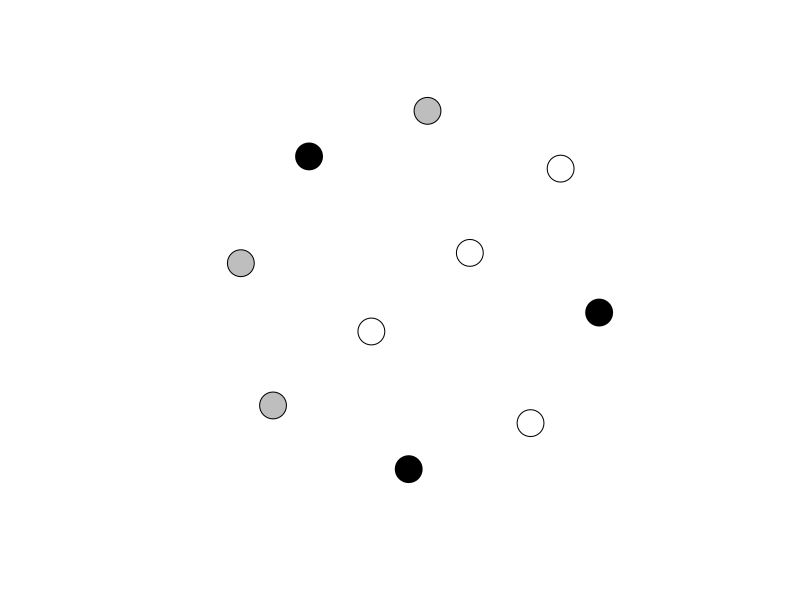
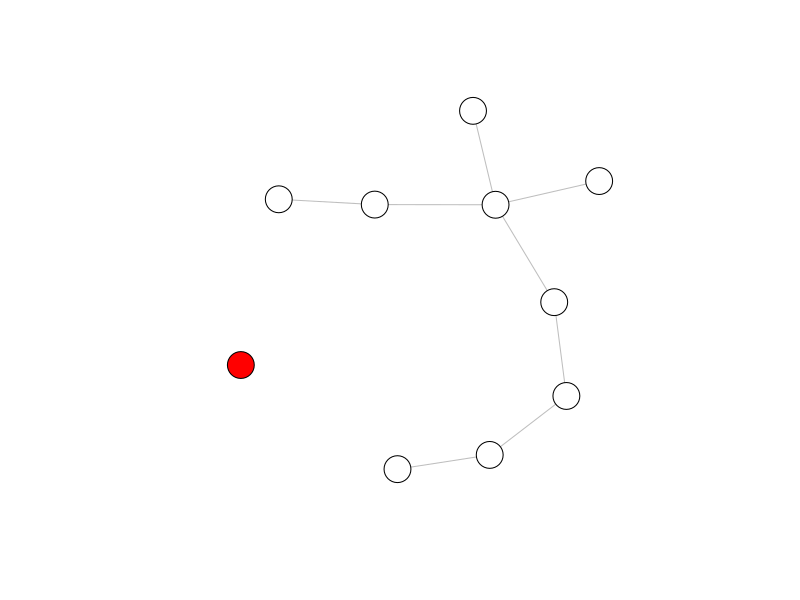
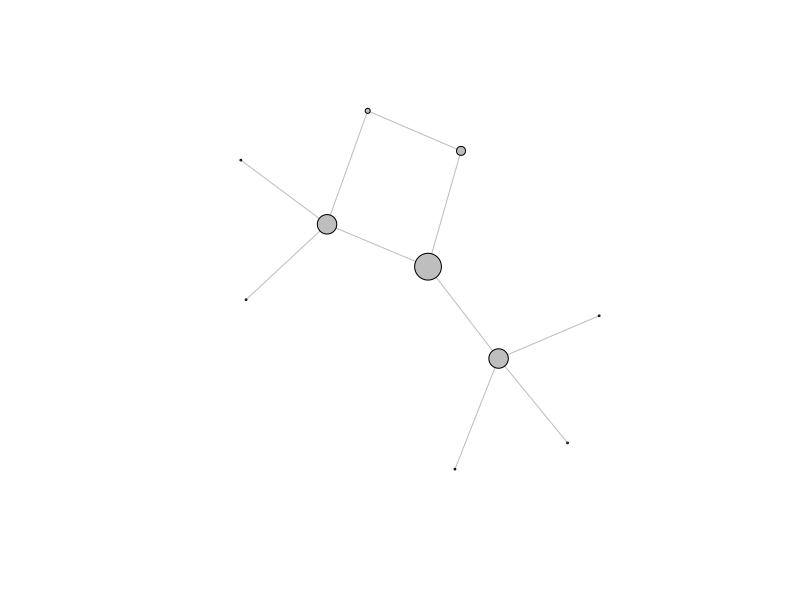
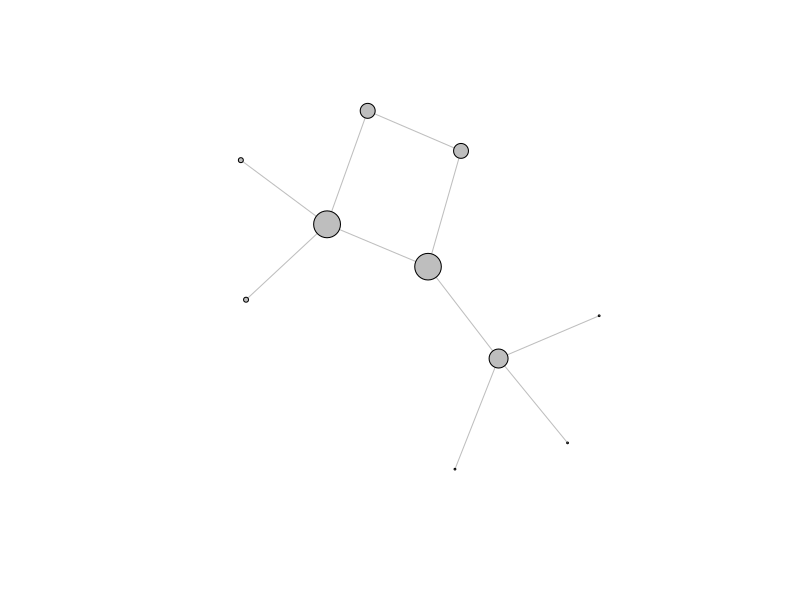
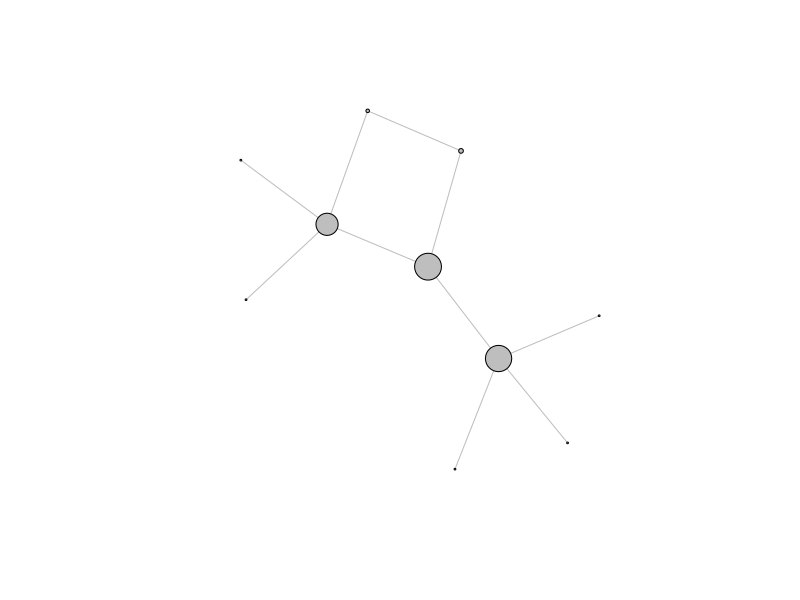
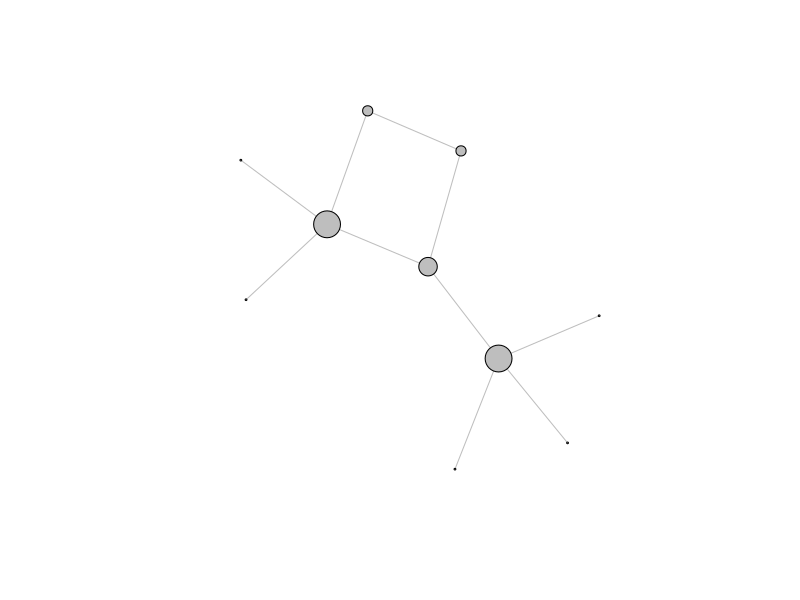
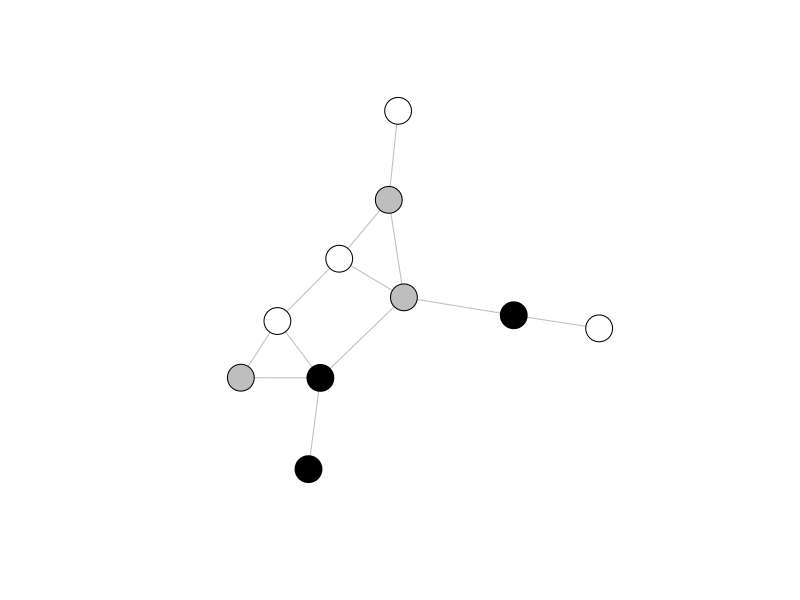
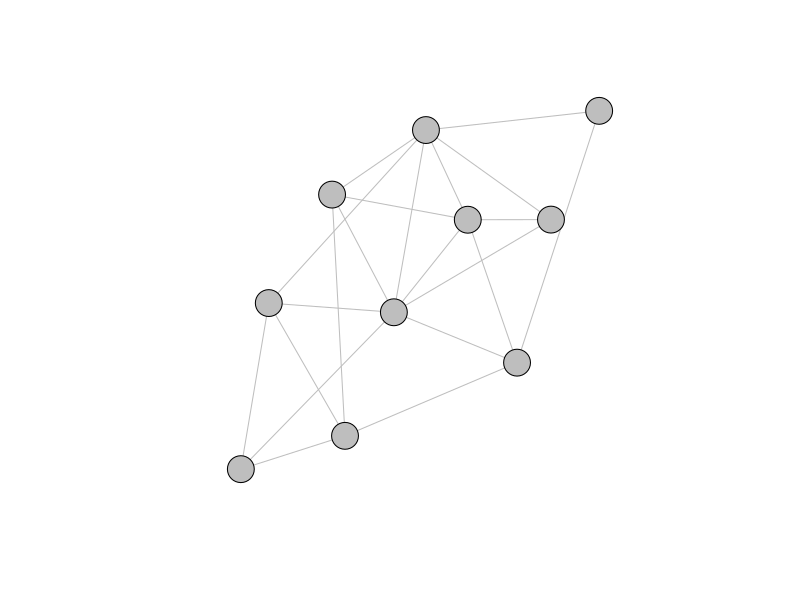

Reproduce these figures in R, in order.
## ---- chunk 1
knitr::opts_chunk$set(echo = FALSE, fig.height = 3, fig.align = 'center')
library(igraph)
el <- data.frame(from = c("A", "A", "A", "B", "C", "C", "C", "G", "G", "G"),
                  to   = c("B", "C", "G", "D", "D", "E", "F", "H", "I", "J"))
g      <- graph.data.frame(el, directed = FALSE) %>%
  set_vertex_attr(name  = "degree",
                  value = degree(.)) %>%
  set_vertex_attr(name  = "betweenness",
                  value = betweenness(.)) %>%
  set_vertex_attr(name  = "closeness",
                  value = closeness(.)) %>%
  set_vertex_attr(name  = "eigenvector",
                  value = evcent(.)$vector)

coords <- layout_with_kk(g)
## ---- chunk 2
random.graph.game(n = 10, p.or.m = 0) %>%
  plot.igraph(
    vertex.border.color = "black",
    vertex.color = c(rep("black", 3),
                           rep("grey", 3),
                           rep("white", 4)),
    vertex.label = NA,
    edge.color = "grey"
  )
## ---- chunk 3
random.graph.game(n = 10, p.or.m = 0.075) %>%
  set_vertex_attr(name = "degree",
                  value = degree(.)) %>%
  plot.igraph(
    vertex.border.color = "black",
    vertex.color = ifelse(V(.)$degree > 0, "white", "red"),
    vertex.label = NA,
    edge.color = "grey"
  )
## ---- chunk 4
plot.igraph(g,
            vertex.border.color = "black",
            layout = coords,
            vertex.label = NA,
            edge.color = "grey",
            vertex.color = "grey",
            vertex.size = scales::rescale(get.vertex.attribute(g, name = "closeness"), to = c(1, 15)))
## ---- chunk 5
plot.igraph(g,
            vertex.border.color = "black",
            layout = coords,
            vertex.label = NA,
            edge.color = "grey",
            vertex.color = "grey",
            vertex.size = scales::rescale(get.vertex.attribute(g, name = "eigenvector"), to = c(1, 15)))
## ---- chunk 6
plot.igraph(g,
            vertex.border.color = "black",
            layout = coords,
            vertex.label = NA,
            edge.color = "grey",
            vertex.color = "grey",
            vertex.size = scales::rescale(get.vertex.attribute(g, name = "betweenness"), to = c(1, 15)))
## ---- chunk 7
plot.igraph(g,
            vertex.border.color = "black",
            layout = coords,
            vertex.label = NA,
            edge.color = "grey",
            vertex.color = "grey",
            vertex.size = scales::rescale(get.vertex.attribute(g, name = "degree"), to = c(1, 15)))
## ---- chunk 8
random.graph.game(n = 10, p.or.m = 0.3) %>%
  plot.igraph(
    vertex.border.color = "black",
    vertex.color = c(rep("black", 3),
                           rep("grey", 3),
                           rep("white", 4)),
    vertex.label = NA,
    edge.color = "grey"
  )
## ---- chunk 9
random.graph.game(n = 10, p.or.m = 0.5) %>%
  plot.igraph(
    vertex.border.color = "black",
    vertex.label = NA,
    edge.color = "grey",
    vertex.color = "grey"
  )
## ---- chunk 10
bipartite.random.game(n1 = 5, n2 = 10, p = 0.5) %>%
  plot.igraph(
    vertex.color = ifelse(
                    get.vertex.attribute(., "type") == TRUE,
                    "black",
                    "white"),
    vertex.shape = ifelse(
                    get.vertex.attribute(., "type") == TRUE,
                    "circle",
                    "square"),
    vertex.border.color = "black",
    layout = layout_as_bipartite,
    vertex.label = NA,
    edge.color = "grey"
  )
## ---- chunk 11
random.graph.game(n = 10, p.or.m = 0.5) %>%
  plot.igraph(
    vertex.border.color = "black",
    vertex.label.color = "black",
    vertex.label = NA,
    vertes.label.cex = 1,
    edge.color = c(rep("red", 5), rep("blue", 5)),
    vertex.color = "grey"
  )
## ---- chunk 12
par(mfrow = c(1, 2), mar = c(5, 1, 1, 1))
g <- make_star(5, mode = "in")
plot(g,
  vertex.border.color = "black",
  vertex.label = NA,
  vertex.color = "grey",
  edge.color = "grey",
  main = "Arcos"
)
plot(as.undirected(g),
  vertex.border.color = "black",
  vertex.label = NA,
  vertex.color = "grey",
  edge.color = "grey",
  main = "Bordes"
)
